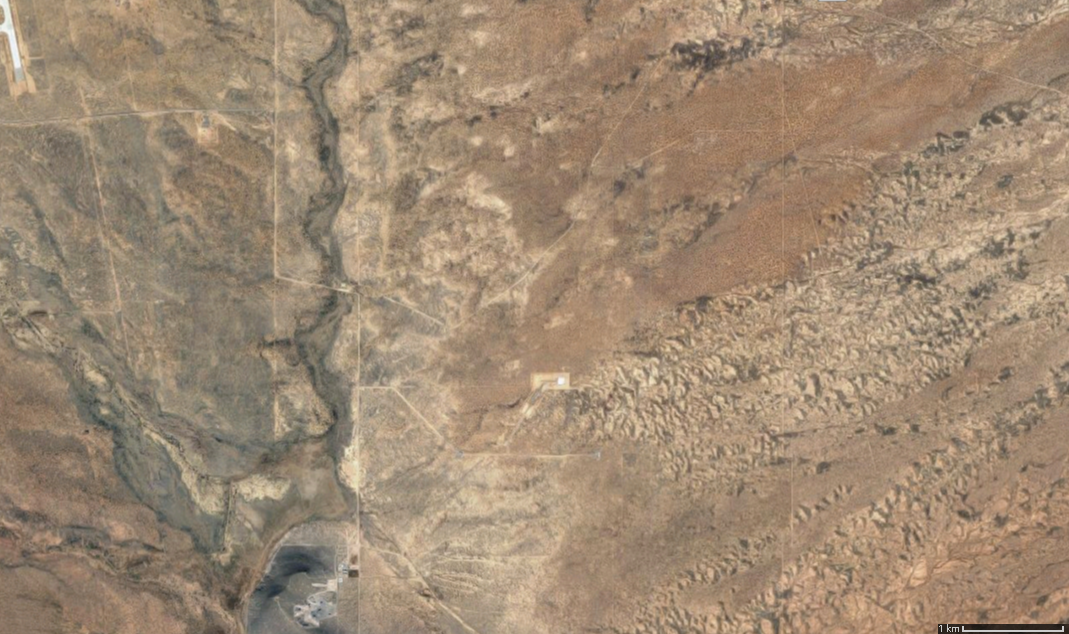
#> input picture Images/Large_Map.png, 1069 x 634 px, found by its file name
$ python 'rocketryGUI 2019-2020.py'   (older library calls are emulated)
#> lines starting #> are read from the running program, lines starting #| are printed output that depends on the picture
from tkinter import*
from tkinter import ttk
import tkinter as tk
from PIL import Image
from PIL import ImageTk

import matplotlib.pyplot as plt
from matplotlib.backends.backend_tkagg import FigureCanvasTkAgg, NavigationToolbar2Tk
from matplotlib.figure import Figure
import time, sys, struct, copy, os, serial

#import decoder_rrc_v2_2

ser = serial.Serial('COM4') # change for actual devices
# for unix system use==> '/dev/ttyACM0', for windows use==> 'COM #' (ie 'COM1')
'''
Reading serial reference:
1. https://stackoverflow.com/questions/44056846/how-to-read-and-write-from-a-com-port-using-pyserial

'''
#decoder_rrc_v2_2()
#Screensize
window = Tk()
window.resizable(0, 0) # this prevents from resizing the window
window.title("Ground Station GUI")
screenX = 800
screenY = 500

#organization = toolbar[options], window[graph[data notebook], map, logo],statusbar
window.panes = tk.PanedWindow(orient="vertical", width = screenX, height=screenY)
panes = window.panes
panes.pack(fill="both",expand=1)

# [10 lines of commented-out code are left out]


interface = tk.PanedWindow(panes, orient="horizontal")
interface.config(bg="blue")

data = tk.ttk.Notebook(interface)
overview = tk.PanedWindow(data, orient="horizontal")
overview1 = tk.PanedWindow(overview, orient="vertical")
latitudeLabel = tk.Label(overview1, text="Latitude")
overview1.add(latitudeLabel)
latitude = tk.Label(overview1, text="0.0")
overview1.add(latitude)
longitudeLabel = tk.Label(overview1, text="Longitude")
overview1.add(longitudeLabel)
longitude = tk.Label(overview1, text="0.0")
overview1.add(longitude)
temperatureLabel = tk.Label(overview1, text="Temperature")
overview1.add(temperatureLabel)
temperature = tk.Label(overview1, text="0")
overview1.add(temperature)
pressureLabel = tk.Label(overview1, text="Pressure")
overview1.add(pressureLabel)
pressure = tk.Label(overview1, text="0.0")
overview1.add(pressure)
flighttimeLabel = tk.Label(overview1, text="Flight Time")
overview1.add(flighttimeLabel)
flighttime = tk.Label(overview1, text="0")
overview1.add(flighttime)
overview.add(overview1)

overview2 = tk.PanedWindow(overview, orient="vertical")
speedLabel = tk.Label(overview2, text="Speed")
overview2.add(speedLabel)
speed = tk.Label(overview2, text="0")
overview2.add(speed)
altitudeLabel = tk.Label(overview2, text="Altitude")
overview2.add(altitudeLabel)
altitude = tk.Label(overview2, text="0")
overview2.add(altitude)
accelxLabel = tk.Label(overview2, text="AccelX")
overview2.add(accelxLabel)
accelx = tk.Label(overview2, text="0")
overview2.add(accelx)
accelyLabel = tk.Label(overview2, text="AccelY")
overview2.add(accelyLabel)
accely = tk.Label(overview2, text="0")
overview2.add(accely)
accelzLabel = tk.Label(overview2, text="AccelZ")
overview2.add(accelzLabel)
accelz = tk.Label(overview2, text="0")
overview2.add(accelz)
overview.add(overview2)

data.add(overview, text="Overview")


#Atmospheric Data


#testing data
global nextX
nextX = 2
x = [0,1]
y = [0,10]

atmos = tk.PanedWindow(data, orient="vertical")
pressureGraph = tk.Frame(atmos)
plt.ion()
pressureFigure = plt.figure(figsize=(3,3), dpi=100)
pressurePlot = pressureFigure.add_subplot(111)
pressurePlot.plot(x,y)

pressureCanvas = FigureCanvasTkAgg(pressureFigure, pressureGraph)
pressureCanvas._tkcanvas.pack(side=tk.TOP, fill=tk.BOTH, expand=True)

atmos.add(pressureGraph)
data.add(atmos, text="Pressure")


atmos2 = tk.PanedWindow(data, orient="vertical")
temperatureGraph = tk.Frame(atmos2)
temperatureFigure = Figure(figsize=(3,3), dpi=100)
temperaturePlot = temperatureFigure.add_subplot(111)
temperaturePlot.plot([1,2,3,4,5,6,7,8],[5,6,1,3,8,9,3,5])

temperatureCanvas = FigureCanvasTkAgg(temperatureFigure, temperatureGraph)
temperatureCanvas._tkcanvas.pack(side=tk.TOP, fill=tk.BOTH, expand=True)

atmos2.add(temperatureGraph)
data.add(atmos2, text="Temperature")

#Flight data
flightdata = tk.PanedWindow(data, orient="vertical")
altitudeGraph = tk.Frame(flightdata)
altitudeFigure = Figure(figsize=(3,3), dpi=100)
altitudePlot = altitudeFigure.add_subplot(111)
altitudePlot.plot([1,2,3,4,5,6,7,8],[5,6,1,3,8,9,3,5])

altitudeCanvas = FigureCanvasTkAgg(altitudeFigure, altitudeGraph)
altitudeCanvas._tkcanvas.pack(side=tk.TOP, fill=tk.BOTH, expand=True)

flightdata.add(altitudeGraph)
data.add(flightdata, text="Altitude")


flightdata2 = tk.PanedWindow(data, orient="vertical")
speedGraph = tk.Frame(flightdata2)
speedFigure = Figure(figsize=(3,3), dpi=100)
speedPlot = speedFigure.add_subplot(111)
speedPlot.plot([1,2,3,4,5,6,7,8],[5,6,1,3,8,9,3,5])

speedCanvas = FigureCanvasTkAgg(speedFigure, speedGraph)
speedCanvas._tkcanvas.pack(side=tk.TOP, fill=tk.BOTH, expand=True)

flightdata2.add(speedGraph)
data.add(flightdata2, text="Speed")

#Acceleration
accel = tk.PanedWindow(data, orient="vertical")
accelGraph = tk.Frame(accel)
accelFigure = Figure(figsize=(3,3), dpi=100)
accelPlot = accelFigure.add_subplot(111)
accelPlot.plot([1,2,3,4,5,6,7,8],[5,6,1,3,8,9,3,5])

accelCanvas = FigureCanvasTkAgg(accelFigure, accelGraph)
accelCanvas._tkcanvas.pack(side=tk.TOP, fill=tk.BOTH, expand=True)

accel.add(accelGraph)
data.add(accel, text="Acceleration")


interface.add(data, minsize=400)

rightInterface = tk.PanedWindow(interface, orient="vertical")
gpsCanvas = tk.Canvas(rightInterface, height=400,width=400)
gpsCanvas.configure(bg="white")

flightArea = Image.open("Large_Map.png")
#> flightArea is the input picture: PIL image 1069x634 RGBA; mean R, G, B, A 158.4, 137.4, 115, 255
flightArea = flightArea.resize((390,370), Image.ANTIALIAS)
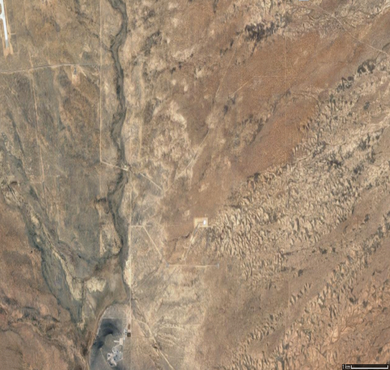
#> flightArea: PIL image 390x370 RGBA; mean R, G, B, A 158.4, 137.4, 115, 255
_flightArea = ImageTk.PhotoImage(flightArea)
gpsCanvas.create_image(0,0, image = _flightArea, anchor = NW)
rightInterface.add(gpsCanvas, minsize=300)

belowGPS = tk.PanedWindow(rightInterface, orient="horizontal")
clock = tk.Label(belowGPS, text="current time")
time_string = time.strftime('%H:%M:%S')
clock.config(text=time_string)
belowGPS.add(clock, minsize=290)
logo = tk.PhotoImage(file="logo.png", name="logo", format="png") #loads image
logoElement = tk.Label(belowGPS, text="logo",image=logo) #actually adds the image
logoElement.image = logo #for some reason, needs this to actually render
belowGPS.add(logoElement,minsize=100)
rightInterface.add(belowGPS,minsize=100)
interface.add(rightInterface, minsize=400)

panes.add(interface, minsize=450)


statusBar = tk.PanedWindow(panes, orient="horizontal")
errors = tk.Label(statusBar, text="errors")
statusBar.add(errors)
indicators = tk.Label(statusBar, text="indicators")
statusBar.add(indicators)
panes.add(statusBar, minsize=15)

def tick():
    time_string = time.strftime('%H:%M:%S')
    clock.config(text=time_string)

def dataUpdate(nextX):
#> (the run stopped early here; a loop or call above may not have finished)
